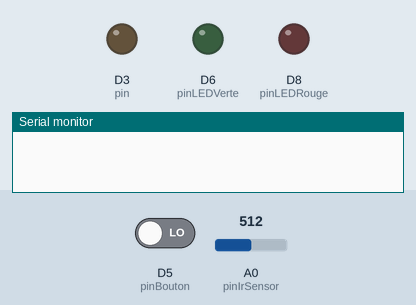
A sketch run on a simulated ESP8266 (NodeMCU). Parts: output pins drawn as LEDs (lit = HIGH), the last lines printed to the serial monitor. Inputs (shaded band) come from the test bench; at power-on: D5 (pinBouton) LOW, A0 (pinIrSensor) = 512.

Above: at 0.1 s.
At 1.1 s:
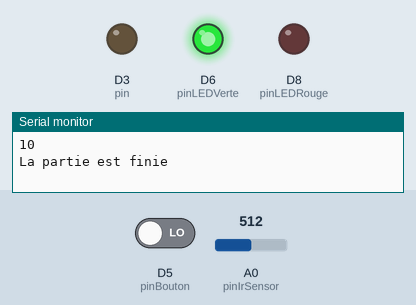
Timing chart, 0 to 2.6 s (numbered marks = the images above):
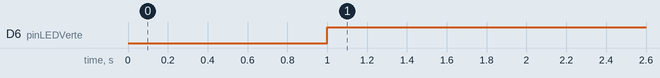

The sketch:

Classe.ino
```cpp
#include "Classe.h"
#include <Arduino.h>


const int pinIrSensor = A0;
const int pinIrEmitter= D3;
const int pinBouton= D5;
const int pinLEDVerte= D6;
const int pinLEDRouge= D8;
const int nb_joueur= 1;
const int score_max= 20;

#if defined(ARDUINO_ARCH_AVR)
#define debug  Serial
#elif defined(ARDUINO_ARCH_SAMD) ||  defined(ARDUINO_ARCH_SAM)
#define debug  SerialUSB
#else
#define debug  Serial
#endif

diode ir(pinIrEmitter, LOW);
digital bouton(pinBouton,INPUT);
diode vert(pinLEDVerte, LOW);
diode rouge(pinLEDRouge, LOW);

//Config partie et liste joueur
game partie(nb_joueur,score_max);
joueur liste[nb_joueur];

int fin = 0;


void setup() {

    Serial.begin(9600);

    for(int i=0;i<nb_joueur;i++){
      liste[i]=joueur();
      liste[i].setScore(2);
    }
/*Association des joueurs à leur PIN
Nous n'avons ici que deux joueurs : un qui tire et un qui reçoit
On peut ici facilement rajouter des joueurs.
Dans la classe on a aussi prévu l'association de deux pin par jouer(réception et émission)
*/
    liste[0].setPin(pinIrEmitter);
    liste[1].setPin(pinIrSensor);
}

void loop() {
  while(fin==0){
    delay(1000);
    if (bouton.getlevel()==HIGH){ir.setDiode(HIGH);}
    else{ir.setDiode(LOW);}

    if(Touche(liste[0].getPin())==true){
        vert.setDiode(HIGH);
        rouge.setDiode(LOW);
        liste[1].incScore(10);
        Serial.println(liste[1].getScore());

    }
      else{
        vert.setDiode(LOW);
        rouge.setDiode(HIGH);

    }

    if(liste[1].getScore()>=score_max){fin=1;}
  }
  Serial.println("La partie est finie");

  //Serial.println((liste[1].getScore()+liste[0].getScore()));

  delay(20000);

  Serial.println("Remise a zero");
  liste[1].setScore(0);
  fin=0;


    /*
    catch(int erreur){
      switch (erreur){
        case 1:Serial.println("Pas de joueur");break;
        case 2:Serial.println("Problème récepteur");break;
      }
    }
    */

}
```

Classe.cpp
```cpp
// Classe de base pour tous les composants
// pour gérer l'initialision des entrées/sorties
#include "Classe.h"
#include <Arduino.h>

boolean Touche(int pin){
  boolean result=false;
  int a;
  a=analogRead(pin);

    if (a<=850){
      result =true;
    }
    //if(a>1000){throw 2;}

    return result;
}
```

Classe.h
```cpp
#ifndef _CLASSE_H_
#define _CLASSE_H_


#include <Arduino.h>


#define INPUT 0x0
#define OUTPUT 0x1

#define LOW 0x0
#define HIGH 0x1

class composant{
  protected:
    int pin;


  public:
    composant(){ this->pin = 0;} // constructeur sans argument
    composant(int p) { // constructeur avec arguments
      this->pin = p;;
    }

    void setPin(int p){
      this->pin = p;
    }


};


class digital: public composant{
  protected :
    int mode;

  public:
    digital() : composant(){this->mode = INPUT;} // constructeur sans argument
    digital(int p, int m) : composant(p){
       this->mode = m;
       pinMode(this->pin, this->mode);
    } // constructeur avec arguments


    void setPin(int p) {
      composant :: setPin(p);
      pinMode(this->pin, this->mode);
    }
     void setMode(char m){
      this->mode = m;
      pinMode(this->pin, this->mode);
    }
    int getlevel(){
      int result=-1;
      if (this->mode == INPUT){result=digitalRead(this->pin);}
      return result;
    }

};

class diode : public digital{
  protected :
    int level;

  public :
    diode() : digital(){this->level = 0; this->mode = OUTPUT;} // constructeur sans argument
    diode(int p, int l) : digital(p, OUTPUT){this->level = l; digitalWrite(this->pin, this->level);} // constructeur avec arguments
    void setDiode(int l){
      digitalWrite(this->pin,l);
      this->level=l;
      }


};

class joueur{
  private:
  int score;
  char nom;
  int pin;
  int pin_tir;
  int pin_capt;

  public:

  joueur() {
    score=0;
    pin=0;
    pin_tir = 0;
    pin_capt = 0;}

  joueur(int pin) {
    score=0;
    this->pin=pin;
    pin_tir = 0;
    pin_capt = 0;
    }

  joueur(int pin_tir, int pin_capt) {
    score=0;
    this->pin=0;
    this->pin_tir = pin_tir;
    this->pin_capt = pin_capt;
    }

  void setNom(char in){
    nom = in;
  }

  void setScore(int in){
    score = in;
  }

  void incScore(int in){
    score += in;
  }

   void setPin(int in){
    pin = in;
  }

  int getScore(void){return score;}

  int getPin(void){return pin;}

};

//Retourne l'addition de scores de joueurs

joueur operator+(joueur& j1, joueur& j2) {
  int s;
  s=j1.getScore();
  s += j2.getScore();
  return s;
};


class game{
  protected:
    int nb_joueur;
    int score_max;

  public:

    class finGame{ //Permet de récuperer données erreur
      public:
      String gagnant;
    };

    game(){this->nb_joueur = 0; this->score_max = 0;}

    game(int j, int s){
      this->nb_joueur = j;
      this->score_max = s;}

    int getNbJoueur(){
      return nb_joueur;
    }
};

//Fonctions
boolean Touche(int pin);


#endif
```

Measured:
- by itself, D6 (pinLEDVerte): LOW → HIGH at 1.0 s
